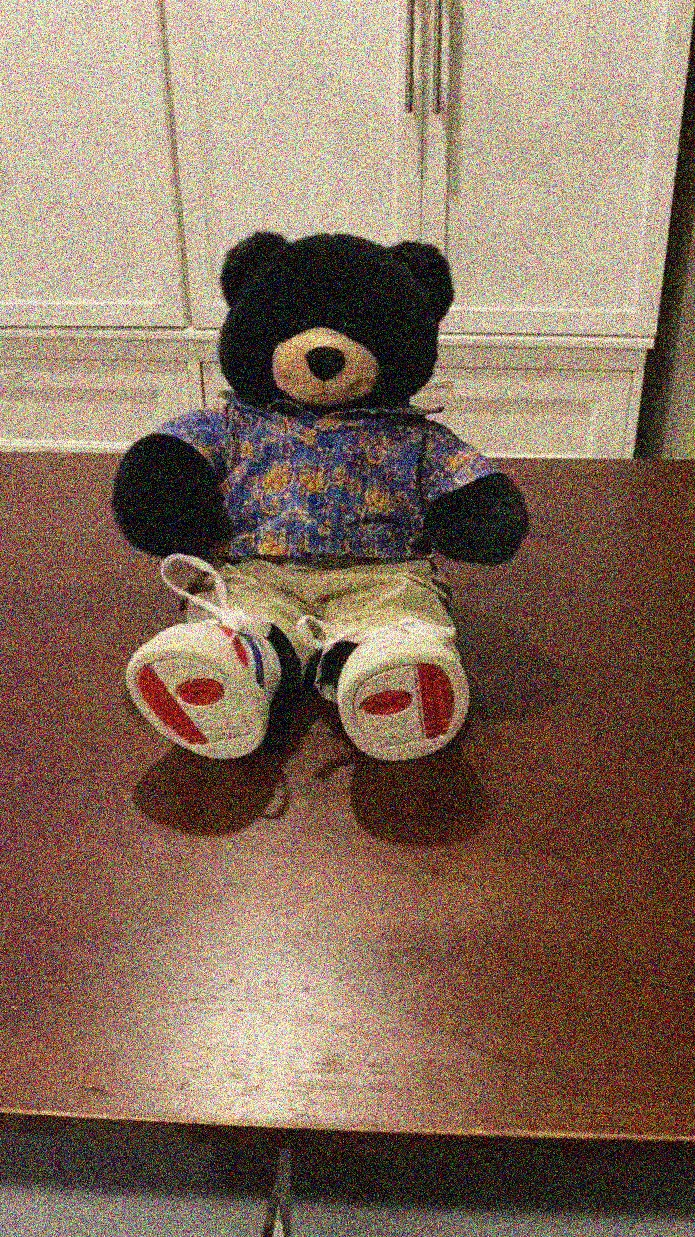
#> input picture inference_rest/restoration_frame000001/gaussian_noise_sigma50.jpg, 695 x 1237 px
$ python mask.py --images_dir ../../inference_rest/restoration_frame000001 --output_dir out --mask_ratio 1.0
#> lines starting #> are read from the running program, lines starting #| are printed output that depends on the picture
#> further down, img is the input picture: shape (1237, 695, 3); mean R, G, B 134.9, 110.5, 93
import os
import argparse
import numpy as np
from PIL import Image

def apply_random_mask_multi_no_overlap(img: np.ndarray, mask_ratio: float, num_patches: int = 3) -> np.ndarray:
    """Place exactly num_patches non-overlapping black rectangles covering mask_ratio of the image.

    Uses a grid-based strategy: divide the image into a grid of cells (one per patch),
    then place each patch inside its assigned cell with random jitter. This guarantees
    exactly num_patches patches are placed with zero overlap, regardless of mask_ratio
    or num_patches size.
    """
#> called with mask_ratio = 1, num_patches = 3
    H, W = img.shape[:2]
#> H = 1237; W = 695

    area_per_patch = (H * W * mask_ratio) / num_patches
#> area_per_patch = 286571.7
    side = max(1, int(area_per_patch ** 0.5))
#> side = 535

    # Build a grid with at least num_patches cells.
    # Start from a square grid and expand if needed.
    cols = max(1, int(np.ceil(np.sqrt(num_patches))))
    rows = int(np.ceil(num_patches / cols))

    # Shrink patch side if it doesn't fit inside a single cell
    cell_w = W // cols
#> cell_w = 347
    cell_h = H // rows
#> cell_h = 618
    side = min(side, cell_w, cell_h)
#> side = 347
    side = max(side, 1)

    # All available cell origins, shuffled
    cells = [(c * cell_w, r * cell_h) for r in range(rows) for c in range(cols)]
#> cells = [(0, 0), (347, 0), (0, 618), (347, 618)]
    np.random.shuffle(cells)
    selected = cells[:num_patches]

    img = img.copy()
    for (cx, cy) in selected:
        max_jitter_x = max(0, cell_w - side)
        max_jitter_y = max(0, cell_h - side)
        jitter_x = np.random.randint(0, max_jitter_x + 1) if max_jitter_x > 0 else 0
        jitter_y = np.random.randint(0, max_jitter_y + 1) if max_jitter_y > 0 else 0
        x = min(cx + jitter_x, W - side)
        y = min(cy + jitter_y, H - side)
        img[y:y + side, x:x + side] = 0
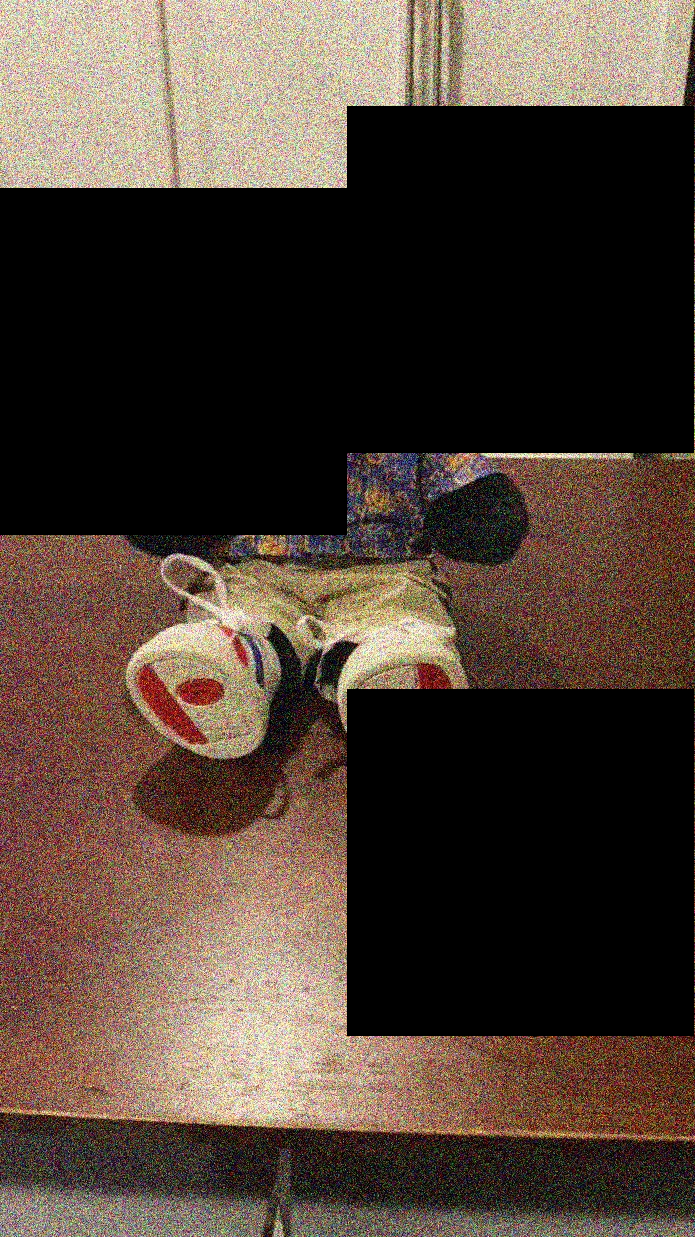
#> img: shape (1237, 695, 3); mean R, G, B 79, 64.2, 54

    return img

if __name__ == "__main__":

    parser = argparse.ArgumentParser(description="Apply random non-overlapping masks to all frames in a directory.")
    parser.add_argument("--images_dir",  required=True,  help="Path to folder with input frames (jpg/png)")
    parser.add_argument("--output_dir",  required=True,  help="Path to save masked frames")
    parser.add_argument("--mask_ratio",  type=float, required=True,
                        help="Fraction of pixels to black out, e.g. 0.25 for 25%%")
    parser.add_argument("--num_patches", type=int, default=3,
                        help="Number of non-overlapping patches (default: 3)")
    parser.add_argument("--seed",        type=int, default=42,
                        help="Random seed for reproducibility (default: 42)")
    args = parser.parse_args()

    np.random.seed(args.seed)
    os.makedirs(args.output_dir, exist_ok=True)

    # collect all image files sorted
    frames = sorted([
        f for f in os.listdir(args.images_dir)
        if f.lower().endswith((".jpg", ".jpeg", ".png"))
    ])

    if len(frames) == 0:
        print(f"No images found in {args.images_dir}")
        exit(1)

    print(f"Found {len(frames)} frames in {args.images_dir}")
    print(f"Mask ratio: {args.mask_ratio*100:.0f}%  |  Patches: {args.num_patches}  |  Seed: {args.seed}")
    print(f"Saving to: {args.output_dir}\n")

    for fname in frames:
        img = np.array(Image.open(os.path.join(args.images_dir, fname)).convert("RGB"))
        masked = apply_random_mask_multi_no_overlap(img, args.mask_ratio, args.num_patches)
        Image.fromarray(masked).save(os.path.join(args.output_dir, fname))
        print(f"  masked: {fname}")
#> pass 2 of the loop `for fname in frames:`:
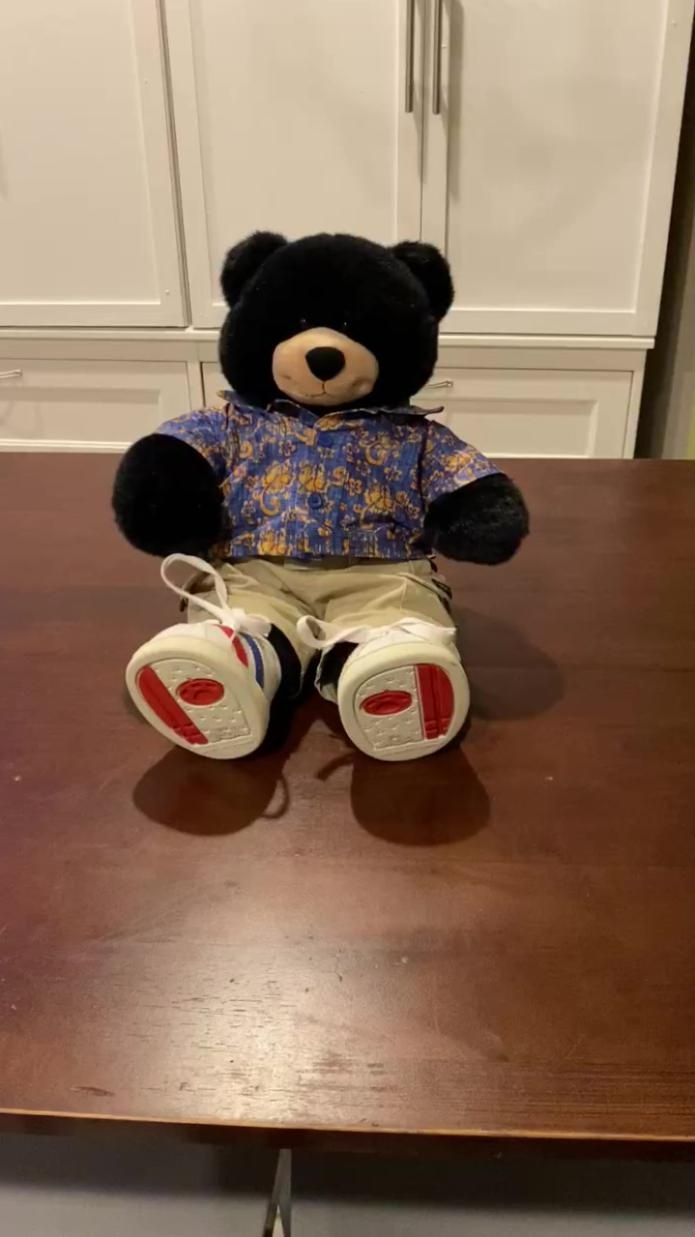
#> input picture inference_rest/restoration_frame000001/original.jpg, 695 x 1237 px
#> img is the input picture: shape (1237, 695, 3); mean R, G, B 135.5, 108.5, 88.9
#> after the loop in apply_random_mask_multi_no_overlap (call 2), `for (cx, cy) in selected:`:
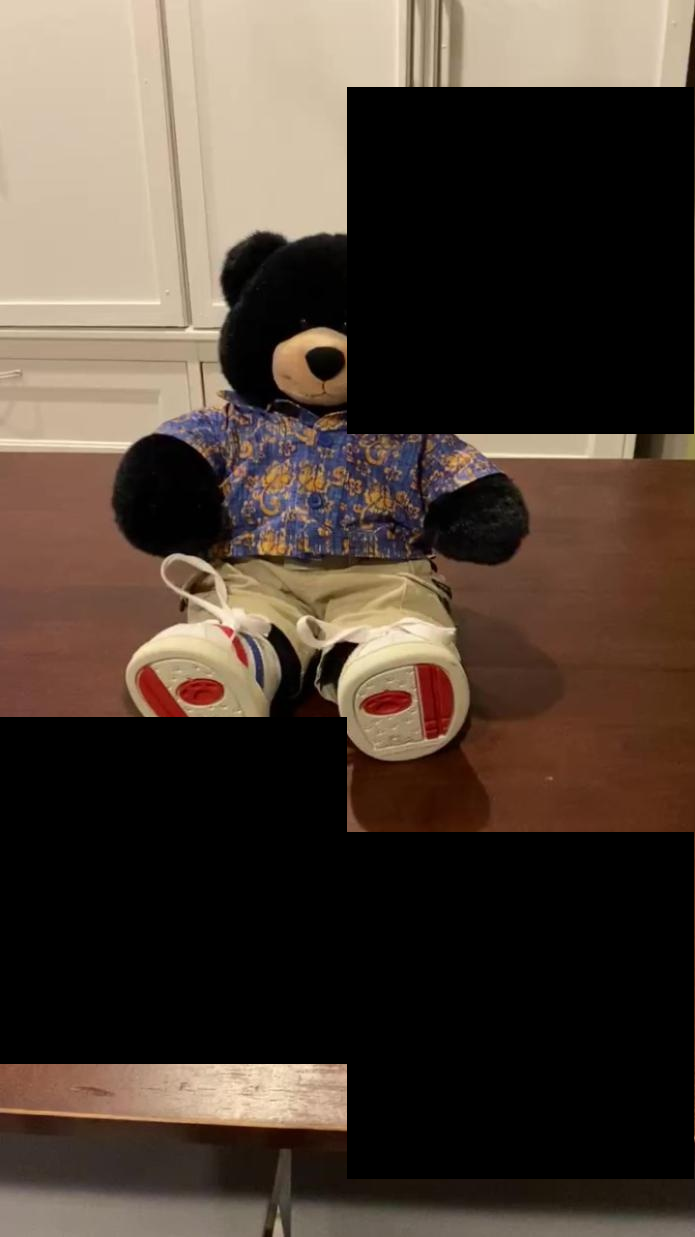
#> img: shape (1237, 695, 3); mean R, G, B 77.4, 63.8, 53.2

    print(f"\nDone. {len(frames)} masked frames saved to {args.output_dir}")
